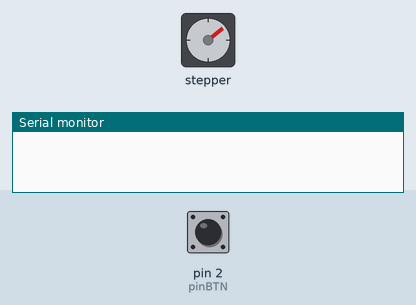
Recording of a sketch running on a simulated Arduino Uno, built with avr-gcc and run on an emulated ATmega328P. Shown: stepper motor, the last lines printed to the serial monitor. Inputs (shaded band) come from the test bench; at power-on: pin 2 (pinBTN) HIGH. Stepper angles assume 2048 steps per turn.

Above: at 1.2 s.
1.3 s: pin 2 (pinBTN) pulled LOW for 0.15 s
At 1.95 s:
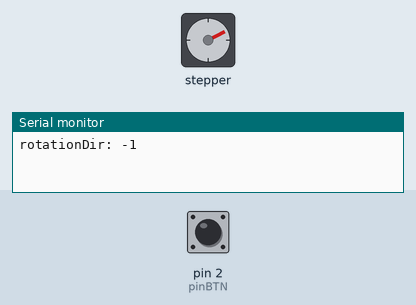
4.4 s: pin 2 (pinBTN) pulled LOW for 1 s
At 4.67 s:
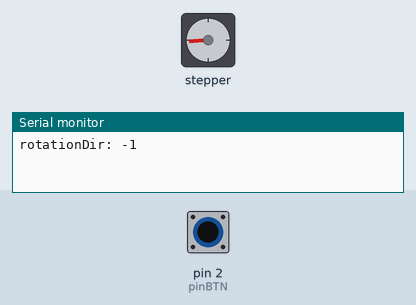
Timing chart, 0 to 19.4 s (numbered marks = the images above; inputs shaded):
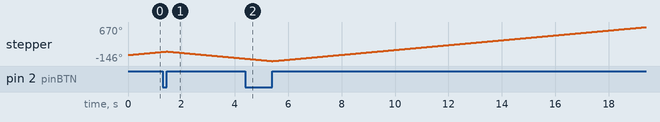

The sketch:

035_stepper.ino
```cpp
#include <Stepper.h>

/**
 * https://www.youtube.com/watch?v=CEz1EeDlpbs&list=PLGs0VKk2DiYw-L-RibttcvK-WBZm8WLEP&index=35
 */

// constants
#define pinIN1 7
#define pinIN2 6
#define pinIN3 5
#define pinIN4 4
#define pinBTN 2

const int steps = 2;
const int stepsPerRevo = 2048; // for ROHS 28BYJ-48 5V DC stepper motor
const int stepperSpeed = 10; // RPM
const int delayMs = 500; // ms

int btnPrevVal = 1;
int btnVal;
int rotationCW = 1;
int rotationCCW = -1;
int rotationDir = rotationCW;

// Stepper class constructor format
// Note that 3rd parameter is switched, which is not that intuitive
Stepper myStepper(stepsPerRevo, pinIN1, pinIN3, pinIN2, pinIN4);

void setup() {
  // put your setup code here, to run once:
  Serial.begin(9600);
  myStepper.setSpeed(stepperSpeed);
  pinMode(pinBTN, INPUT_PULLUP);
}

void loop() {
  btnVal = digitalRead(pinBTN);

//  Serial.print(btnVal);
//  Serial.print("-");
//  Serial.print(btnPrevVal);
//  Serial.print("-");
//  Serial.print(rotationDir);
//  Serial.println();

  if (btnVal != btnPrevVal){
    if (btnVal == 1){
      rotationDir = rotationDir * -1;
      Serial.print("rotationDir: ");
      Serial.println(rotationDir);
    }

    btnPrevVal = btnVal;
  }

  myStepper.step(steps * rotationDir);
}
```
